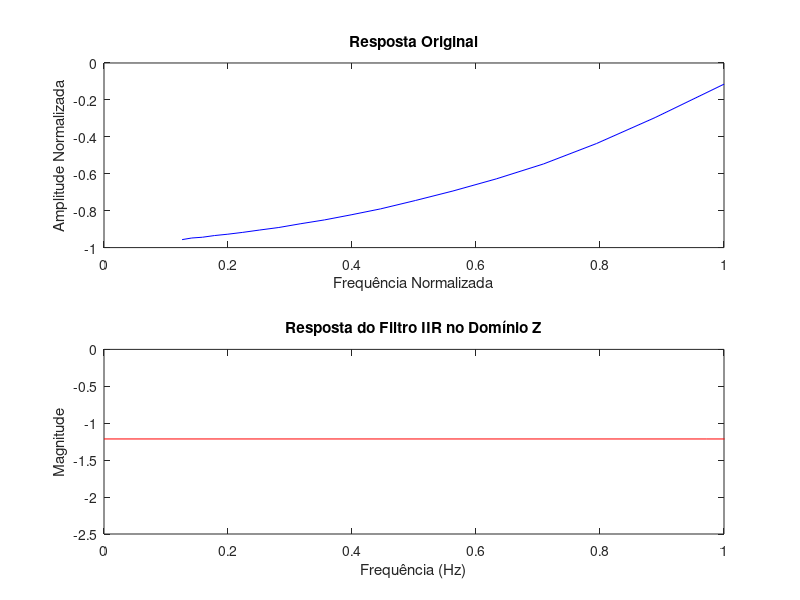
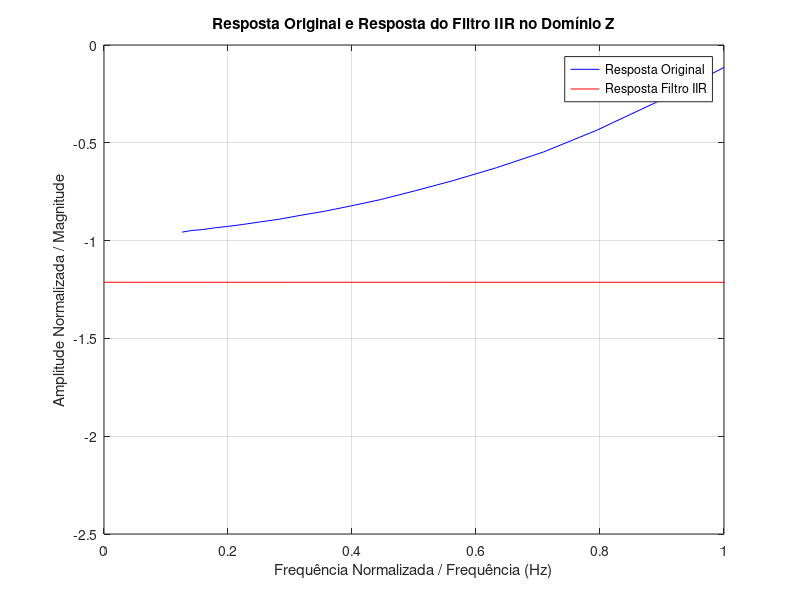

Reproduce these figures in MATLAB, in order.
clear all
close all
clc

% Vetores de frequência e resposta original
freq_50mT_25 = [56240 63190 70850 79500 89160 99900 112140 125890 141250 158730 177930 199170 224180 251230 282480 316450 354610 396820 446420];
Pv_50mT_25 = [12961.9805 15604.4297 16830.1797 19549.1504 21775.6699 24738.2 28571.1602 32667.5195 38661.7695 44974.9414 53250.5703 62939.1797 76507.1797 91968.9062 111679.477 135915.984 169085.391 211298.875 265564];

% Normalização dos vetores
Pv_50mT_25_norm = Pv_50mT_25 / max(Pv_50mT_25);
freq_50mT_25_norm = freq_50mT_25 / max(freq_50mT_25);

A = 300e3; % Potência inicial maior que a maior potência do vetor "Pv_50mT_25"
Gp = (A-Pv_50mT_25)/A; % Função resultante da conversão

% Projetar filtro IIR passa-baixas usando a função butter
ordem = 2; % Ordem do filtro
fc = 0.423; % Frequência de corte normalizada

[b, a] = butter(ordem, fc, 'low');

% Converter filtro para o domínio Z usando a função bilinear
fs = 35; % Frequência de amostragem
[bz, az] = bilinear(b, a, fs);

% Frequência de amostragem para o filtro no domínio Z
freq_samples = 19; % Número de amostras de frequência
w = linspace(0, pi, freq_samples);
w_hz = w / pi * fs / 2;

% Calcular resposta em frequência do filtro no domínio Z
[H, ~] = freqz(bz, az, w);

% Plotar resposta original e resposta do filtro no domínio Z
figure;

% Subplot com a resposta original
subplot(2, 1, 1);
plot(freq_50mT_25_norm, -Gp, 'b');
xlabel('Frequência Normalizada');
ylabel('Amplitude Normalizada');
title('Resposta Original');

% Subplot com a resposta do filtro no domínio Z
subplot(2, 1, 2);
plot(w_hz, -abs(H), 'r');
xlabel('Frequência (Hz)');
ylabel('Magnitude');
title('Resposta do Filtro IIR no Domínio Z');
xlim([0, 1]);

% Plot das duas respostas sobrepostas em outra figura
figure;
plot(freq_50mT_25_norm, -Gp, 'b');
hold on;
plot(w_hz, -abs(H), 'r');
xlabel('Frequência Normalizada / Frequência (Hz)');
ylabel('Amplitude Normalizada / Magnitude');
title('Resposta Original e Resposta do Filtro IIR no Domínio Z');
legend('Resposta Original', 'Resposta Filtro IIR');
xlim([0, 1]);

grid on;